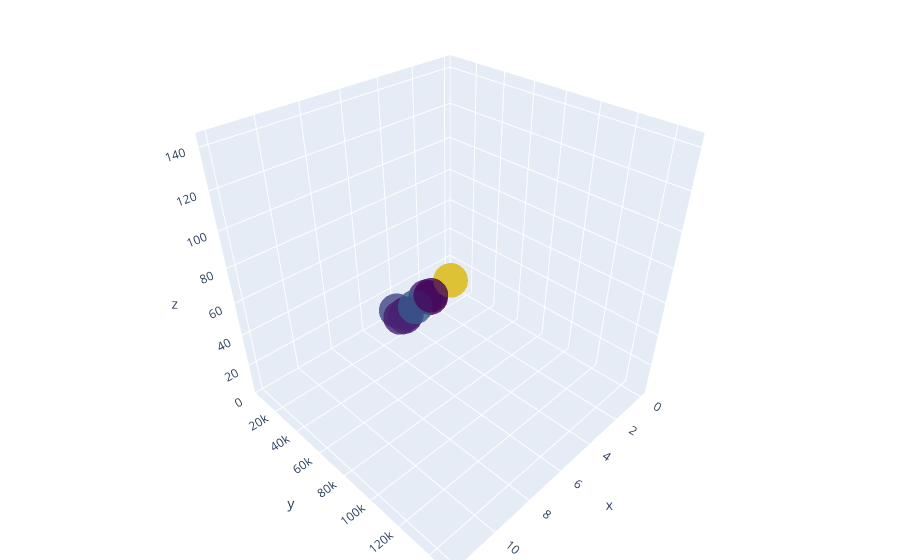

The notebook cell this image was saved under:
### Markdown cell above
### 3D Scatter Plots

### Code cell
# plotly.tools.set_credentials_file(username='DemoAccount', api_key='lr1c37zw81')

x = bar_pubg['solo_Wins']
y = bar_pubg['solo_TimeSurvived']
z = bar_pubg['solo_RoundsPlayed']

trace1 = go.Scatter3d(
    x=x,
    y=y,
    z=z,
    mode='markers',
    marker=dict(
    size=12,
    color=z,
    colorscale='Viridis',
    opacity=0.8))

data = [trace1]
layout = go.Layout(
    margin=dict(
    l=0,
    r=0,
    b=0,
    t=0)
)

fig = go.Figure(data=data, layout=layout)
iplot(fig, filename='3d-pubg-plot')

### Figure 1 — Plotly figure (JSON) as saved in the notebook; plotly's stock layout.template omitted (floating-point values rounded to 4 significant figures)
{"data": [{"marker": {"color": [17, 33, 5, 8, 6, 16, 142, 19, 44, 8], "colorscale": [[0, "#440154"], [0.1111, "#482878"], [0.2222, "#3e4989"], [0.3333, "#31688e"], [0.4444, "#26828e"], [0.5556, "#1f9e89"], [0.6667, "#35b779"], [0.7778, "#6ece58"], [0.8889, "#b5de2b"], [1, "#fde725"]], "opacity": 0.8, "size": 12}, "mode": "markers", "type": "scatter3d", "x": [3, 6, 0, 4, 2, 5, 12, 5, 6, 2], "y": [18470.0, 33010.0, 4330.0, 13420.0, 9841.0, 22000.0, 148100.0, 26090.0, 49280.0, 10280.0], "z": [17, 33, 5, 8, 6, 16, 142, 19, 44, 8]}], "layout": {"margin": {"b": 0, "l": 0, "r": 0, "t": 0}}}
